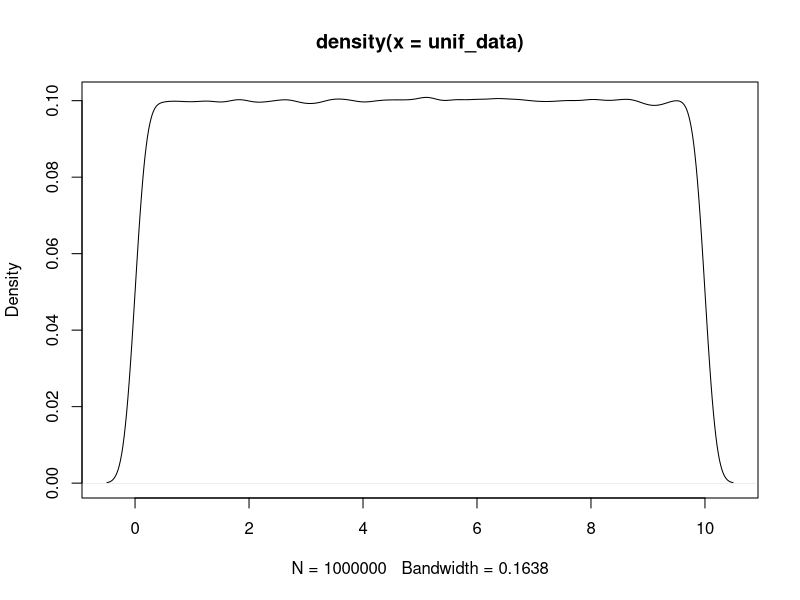

Generate this figure with R:
# Probability Distributions: From DataDaft - https://www.youtube.com/watch?v=Rxe086csxTU

library(tidyverse)
theme_set(theme_minimal())

# Base R has many functions for handling probability distributions and they all
# a basic naming convention. Each distribution has a "nickname" that is prefixed
# by one of the following characters:
#
# r - for generating a random draw from the distribution.
# p - for the cumulative density (or mass) function of the distribution.
# d - for the probability density (or mass) function of the distribution.
# q - for the quantile that represents the value of the corresponding CDF.

## Uniform Distribution

# The random draw function
unif_data <- runif(1000000, 0, 10)

# This call tells R to pull 1 million random draws from a uniform distribution
# with a minimum of 0 and a maximum of 10.

plot(density(unif_data))

# cumulative density function.
punif(4, 0, 10)

# if we provide a quantile of 4, we will get the cumulative probability up to
# that quantile. In this case, that will be 0.4, so 40% of the values in the
# support will fall at or below this quantile.

# density function
dunif(4, 0, 10)   

# since this is the uniform distribution, any value between 0 and 10 will return
# a value of 0.1. Values outside of this range will return 0.

dunif(1.4, 0, 10)
dunif(9.889, 0, 10)
dunif(15, 0, 10)

# the anti-CDF of the uniform distribution
qunif(0.4, 0, 10)

# Here we provide the probability and the funtion will return the associated
# quantile. This function is like the inverse of punif.

## Sampling

random_ints <- sample(1:10,             # vector to sample from 
                      100000,           # number of samples
                      replace = TRUE)   # sample with/without replacement

table(random_ints)

# This is a good way to sample integers from a vector of integers. It can be
# used in conjunction with the set.seed function to make the output
# reproducible.

set.seed(12)
runif(5,1,5)

set.seed(12)
runif(5,1,5)

# Notice that the output of runif is the same for both calls. If we change one
# of the seeds, the results will not be the same, but will still be
# reproducible.

set.seed(12)
runif(5,1,5)

set.seed(3)
runif(5,1,5)
